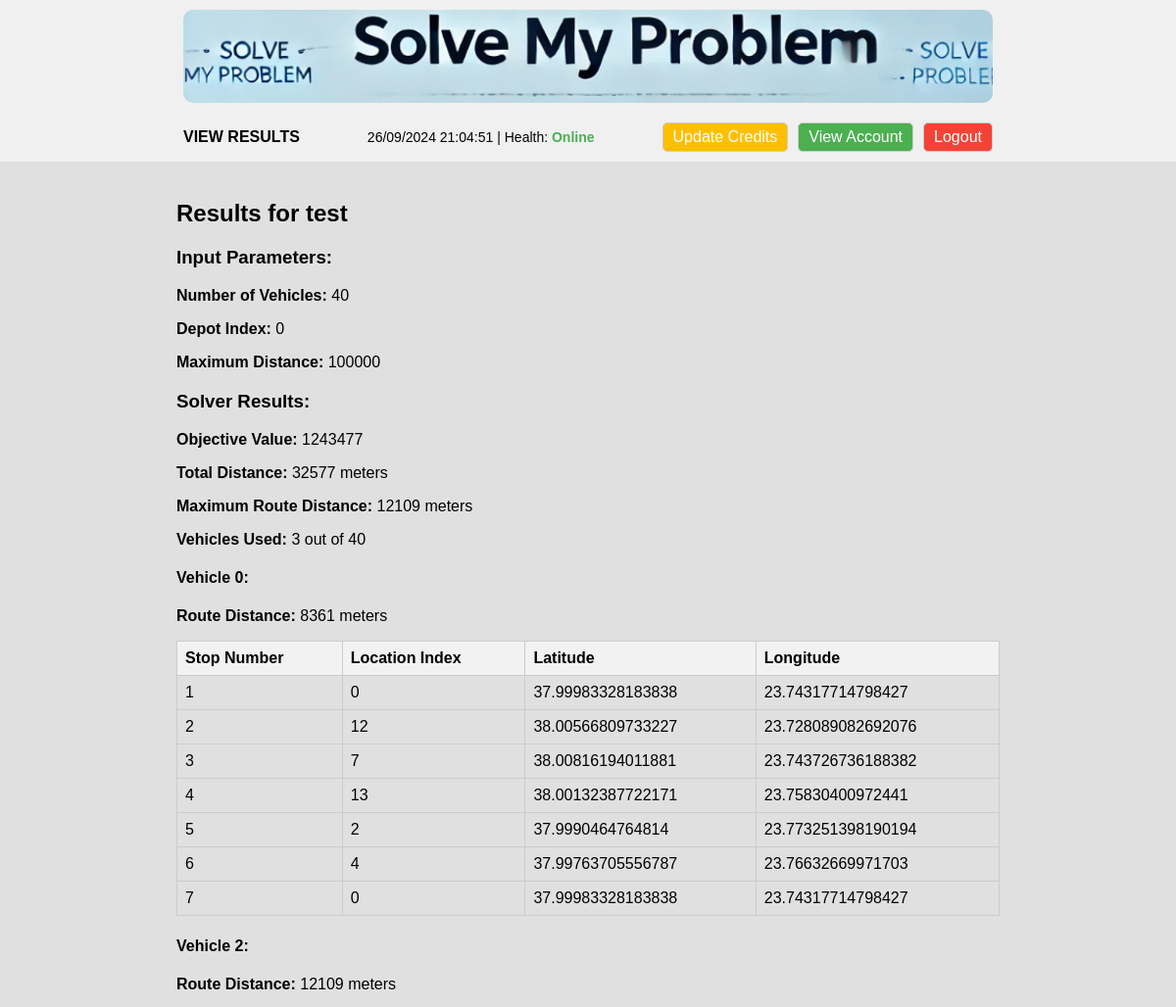
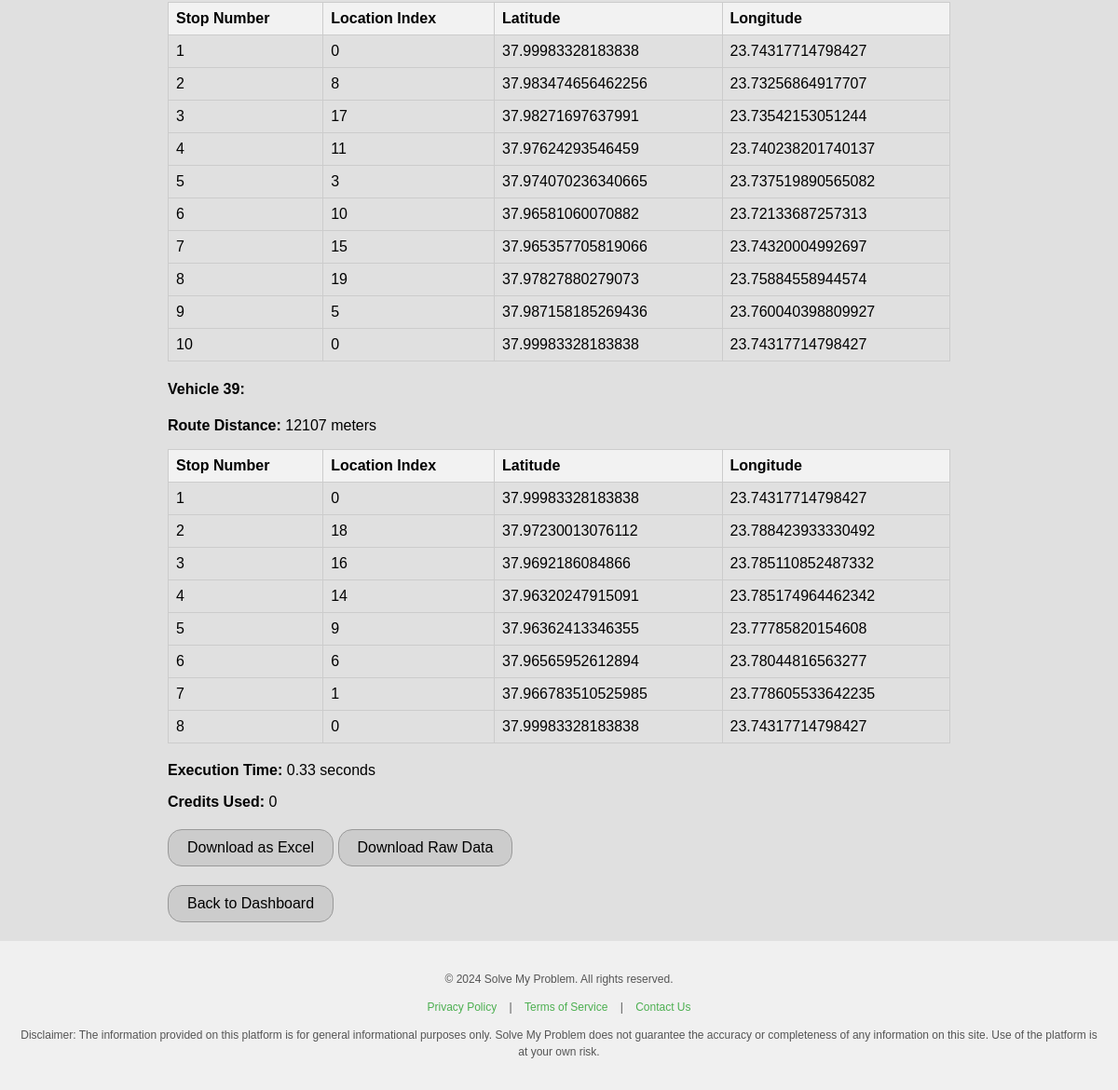
/view_results/4 (signed in), run on the app's committed database (2 pictures, top to bottom).
### tables this page shows
CREATE TABLE vrp_problems (
    id INTEGER PRIMARY KEY AUTOINCREMENT,
    user_id INTEGER, -- Reference to the user who submitted the problem
    num_vehicles INTEGER, -- Number of vehicles in the problem (nullable)
    depot INTEGER, -- Depot index (nullable)
    max_distance INTEGER, -- Max distance a vehicle can travel (nullable)
    locations INTEGER DEFAULT 0 CHECK(locations BETWEEN 0 AND 3), -- Changed to INTEGER with default 0 and CHECK constraint
    objective_value INTEGER, -- Objective value after running the solver (total distance/cost)
    routes TEXT, -- Store routes as JSON (array of routes for each vehicle)
    result TEXT, -- To store result of the problem execution
    success INTEGER DEFAULT NULL, -- 1 if problem ran successfully, 0 if failed, NULL if not run yet
    status TEXT DEFAULT 'Not Ready', -- Status: Not Ready, Ready to Run, Executed
    created_at DATETIME DEFAULT CURRENT_TIMESTAMP, -- When the problem was created
    updated_at DATETIME DEFAULT CURRENT_TIMESTAMP, -- When the problem was last updated
    name TEXT, execution_time REAL DEFAULT NULL, credits INTEGER DEFAULT NULL, -- Added the 'name' column
    FOREIGN KEY(user_id) REFERENCES users(id)
);

### website.py (the view)
@app.route('/view_results/<int:submission_id>')
@login_required
def view_results(submission_id):
    submission = fetch_submission_by_id(submission_id)
    if not submission:
        flash("Submission not found.")
        return redirect(url_for('dashboard'))
    if submission['user_id'] != current_user.id and not current_user.is_admin:
        flash("Access denied.")
        return redirect(url_for('dashboard'))
    if submission['status'] != 'Executed':
        flash("Results are not available for this submission.")
        return redirect(url_for('dashboard'))
    objective_value = submission['objective_value']
    routes_json = submission['routes']
    result_text = submission['result']
    success = submission['success']
    if routes_json:
        try:
            routes = json.loads(routes_json)
        except json.JSONDecodeError as e:
            flash(f"Error parsing routes data: {str(e)}")
            routes = None
    else:
        routes = None
    num_vehicles = submission['num_vehicles']
    depot = submission['depot']
    max_distance = submission['max_distance']
    locations_choice = submission['locations']  # Now an integer between 1 and 3
    locations_files = {
        1: 'locations_20.json',
        2: 'locations_200.json',
        3: 'locations_1000.json'
    }
    if locations_choice in locations_files:
        locations_file = os.path.join(app.root_path, 'jsons', locations_files[locations_choice])
        try:
            with open(locations_file, 'r') as f:
                locations_data = json.load(f)
                locations = locations_data.get('Locations', [])
        except Exception as e:
            flash(f"Error reading locations file: {str(e)}")
            locations = None
    else:
        locations = None
        flash("Invalid locations selection.")
    if result_text:
        try:
            lines = result_text.strip().split('\n')
            max_route_distance = None
            for line in lines:
                if line.startswith('Maximum of the route distances:'):
                    max_route_distance = int(line.split(':')[1].strip().rstrip('m'))
                    break
            if max_route_distance is None:
                max_route_distance = 'N/A'
        except Exception as e:
            max_route_distance = 'N/A'
    else:
        max_route_distance = 'N/A'
    vehicles_used = sum(1 for route in routes if route['Distance'] > 0) if routes else 0
    total_distance = sum(route['Distance'] for route in routes) if routes else 0
    return render_template(
        'view_results.html',
        submission=submission,
        objective_value=objective_value,
        routes=routes,
        result_text=result_text,
        success=success,
        num_vehicles=num_vehicles,
        depot=depot,
        max_distance=max_distance,
        locations=locations,
        max_route_distance=max_route_distance,
        vehicles_used=vehicles_used,
        total_distance=total_distance,
        execution_time=submission['execution_time'],  # Already added previously
        credits=submission['credits']  # Add this line
    )

### database.py (called while the page is built)
def get_db_connection():
    conn = sqlite3.connect('/app/db/saastest.db')
    conn.row_factory = sqlite3.Row
    return conn

def fetch_user_by_id(user_id):
    conn = get_db_connection()
    user = conn.execute('SELECT * FROM users WHERE id = ?', (user_id,)).fetchone()
    conn.close()
    return user

def fetch_submission_by_id(submission_id):
    conn = get_db_connection()
    submission = conn.execute('SELECT * FROM vrp_problems WHERE id = ?', (submission_id,)).fetchone()
    conn.close()
    return submission

### website.py (called while the page is built)
@login_manager.user_loader
def load_user(user_id):
    user = fetch_user_by_id(user_id)  # Fetch from the database
    if user:
        return User(id=user['id'], username=user['username'], password=user['password'], is_admin=user['is_admin'], credits=user['credits'])
    return None

### templates/view_results.html (shortened to what this page needs)
{% extends "base.html" %}
{% block page_label %}VIEW RESULTS{% endblock %}
{% block content %}
<div class="results-container">
    <h2>Results for {{ submission.name }}</h2>
    {% if success == 1 %}
        <h3>Input Parameters:</h3>
        <p><strong>Number of Vehicles:</strong> {{ num_vehicles }}</p>
        <p><strong>Depot Index:</strong> {{ depot }}</p>
        <p><strong>Maximum Distance:</strong> {{ max_distance }}</p>
        <h3>Solver Results:</h3>
        <p><strong>Objective Value:</strong> {{ objective_value }}</p>
        <p><strong>Total Distance:</strong> {{ total_distance }} meters</p>
        <p><strong>Maximum Route Distance:</strong> {{ max_route_distance }} meters</p>
        <p><strong>Vehicles Used:</strong> {{ vehicles_used }} out of {{ num_vehicles }}</p>
        {% if routes %}
            {% for route_info in routes %}
                {% if route_info.Distance > 0 %}
                    <h4>Vehicle {{ route_info.Vehicle }}:</h4>
                    <p><strong>Route Distance:</strong> {{ route_info.Distance }} meters</p>
                    <table class="route-table">
                        <thead>
                            <tr>
                                <th>Stop Number</th>
                                <th>Location Index</th>
                                <th>Latitude</th>
                                <th>Longitude</th>
                            </tr>
                        </thead>
                        <tbody>
                            {% for location_index in route_info.Route %}
                            <tr>
                                <td>{{ loop.index }}</td>
                                <td>{{ location_index }}</td>
                                <td>{{ locations[location_index].Latitude }}</td>
                                <td>{{ locations[location_index].Longitude }}</td>
                            </tr>
                            {% endfor %}
                        </tbody>
                    </table>
                {% endif %}
            {% endfor %}
            {% if execution_time is not none %}
                <p><strong>Execution Time:</strong> {{ execution_time | round(2) }} seconds</p>
            {% else %}
                <p><strong>Execution Time:</strong> N/A</p>
            {% endif %}
            {% if credits is not none %}
            <p><strong>Credits Used:</strong> {{ credits }}</p>
            {% else %}
            <p><strong>Credits Used:</strong> N/A</p>
            {% endif %}
        {% else %}
            <p>No routes available.</p>
        {% endif %}
        <div class="back-button">
            <a href="{{ url_for('download_excel', submission_id=submission.id) }}">Download as Excel</a>
            <a href="{{ url_for('download_raw', submission_id=submission.id) }}">Download Raw Data</a>
        </div>
    {% else %}
        <p><strong>Execution Failed:</strong> {{ result_text }}</p>
    {% endif %}
    <div class="back-button">
        <a href="{{ url_for('dashboard') }}">Back to Dashboard</a>
    </div>
</div>
{% endblock %}

### templates/base.html (style rules this page uses)
body { font-family: Arial, sans-serif; margin: 0; padding: 0; display: flex; flex-direction: column; height: 100vh; }

### templates/view_results.html (style rules this page uses)
.results-container { width: 70%; margin: 0 auto; padding: 20px 0; }
.results-container h2 { margin-bottom: 20px; }
.results-container h3 { margin-top: 20px; }
.route-table { width: 100%; border-collapse: collapse; margin-bottom: 20px; }
.route-table th, .route-table td { border: 1px solid #ccc; padding: 8px; text-align: left; }
.route-table th { background-color: #f2f2f2; }
.back-button { margin-top: 20px; }
.back-button a { display: inline-block; padding: 10px 20px; background-color: #ccc; color: black; border-radius: 15px; text-decoration: none; border: 1px solid #999; }

### data on the page
vrp_problems: name "test", max_distance "100000", objective_value "1243477", execution_time "0.33"

### other printed values
{{ num_vehicles }} "40"
{{ depot }} "0"
{{ total_distance }} "32577"
{{ max_route_distance }} "12109"
{{ vehicles_used }} "3"
{{ route_info.Vehicle }} "0" "2" "39"
{{ route_info.Distance }} "8361" "12109" "12107"
{{ location_index }} "0" "12" "7" "13" "2" "4" "0" "0" "8" "17" "11" "3" "10" "15" "19" "5" "0" "0" "18" "16" "14" "9" "6" "1" "0"
{{ locations[location_index].Latitude }} "37.99983328183838" "38.00566809733227" "38.00816194011881" "38.00132387722171" "37.9990464764814" "37.99763705556787" "37.99983328183838" "37.99983328183838" "37.983474656462256" "37.98271697637991" "37.97624293546459" "37.974070236340665" "37.96581060070882" "37.965357705819066" "37.97827880279073" "37.987158185269436" "37.99983328183838" "37.99983328183838" "37.97230013076112" "37.9692186084866" "37.96320247915091" "37.96362413346355" "37.96565952612894" "37.966783510525985" "37.99983328183838"
{{ locations[location_index].Longitude }} "23.74317714798427" "23.728089082692076" "23.743726736188382" "23.75830400972441" "23.773251398190194" "23.76632669971703" "23.74317714798427" "23.74317714798427" "23.73256864917707" "23.73542153051244" "23.740238201740137" "23.737519890565082" "23.72133687257313" "23.74320004992697" "23.75884558944574" "23.760040398809927" "23.74317714798427" "23.74317714798427" "23.788423933330492" "23.785110852487332" "23.785174964462342" "23.77785820154608" "23.78044816563277" "23.778605533642235" "23.74317714798427"
{{ credits }} "0"
